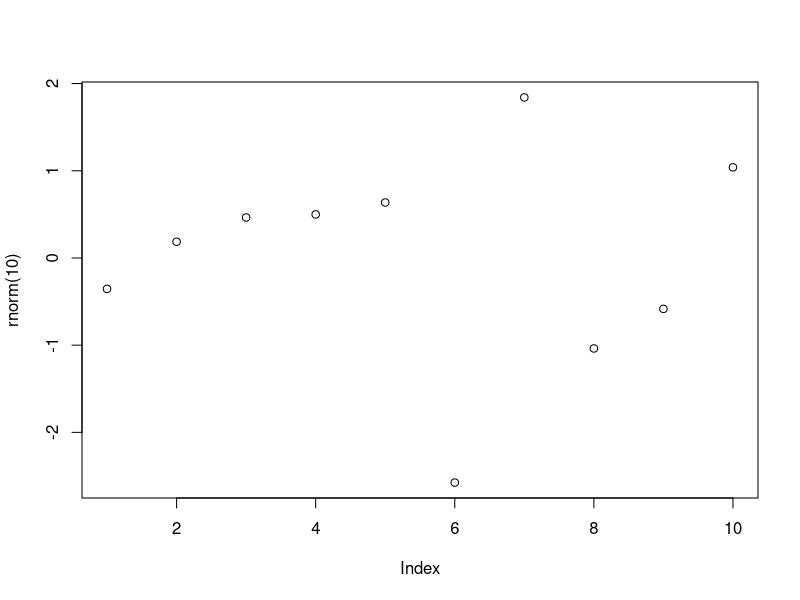

Here is the R script that generated this plot: (Note: this script raises an error after producing the figure.)
# Funcoes

# Help
?sample
args(sample)
args(mean)
args(sd)

# Funcoes Built-in
abs(-43)
sum(c(1:5))
mean(c(1:5))
round(c(1.1:5.8))
rev(1:5)
seq(5:1)
sort(rev(c(10:20)))
append(c(1:5), 6)

vector1 <- c(1.5, 2.5, 8.4, 3.7, 6.3)
vector2 <- rev(vector1)
vector2

# Funcoes dentro de funcoes
plot(rnorm(10))
mean(c(abs(vector1), abs(vector2)))

# Criando funcoes
sum_func <- function(x){ x + x }
sum_func(10)
class(sum_func)

pow_func <- function(base, expo) {
  valor = base ^ expo
  print(valor)
}

pow_func(3,2)

game_die <- function(){
  num <- sample(1:6, size = 1) # Escopo Local
  num
}

game_die()

# Escopo
print(num)
num <- c(1:6)
num # Escopo Global

# Funcoes sem numero definido de argumentos
vector1 <- (10:13)
vector2 <- c("A", "B", "C", "D")
vector3 <- c(6.5, 9.2, 11.9, 5.1)

create_DataFrame <- function(...){
  dataframe = data.frame(cbind(...))
  print(dataframe)
}

create_DataFrame(vector1)
create_DataFrame(vector1, vector2)
create_DataFrame(vector1, vector2, vector3)
